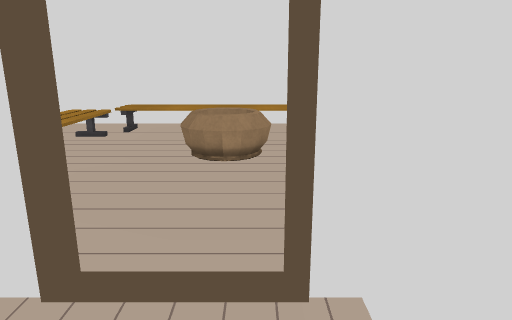
[1] (above)

13 first-person views from a walk through a scene from a Unity 3-D project. The camera is 1.4 m above the floor, tilts 14° down and sees 70° across. The floor is counted in squares, 0.5 m on a side. Each view is taken from the middle of a square. On the plan, view 1 faces up. The plan holds only what a view shows up to about 20 squares ahead; the rest is blank. The place goes on beyond the plan. The player is left out. Door leaves are left out, so doorways stand open. Some surface patterns are stand-ins.

[2]
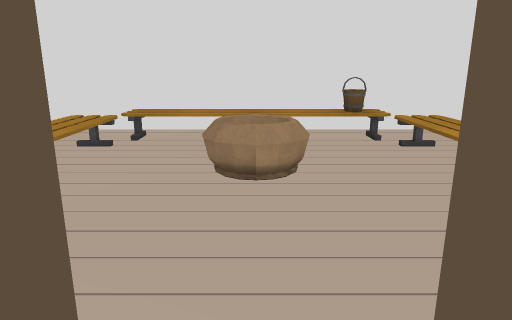

[3]
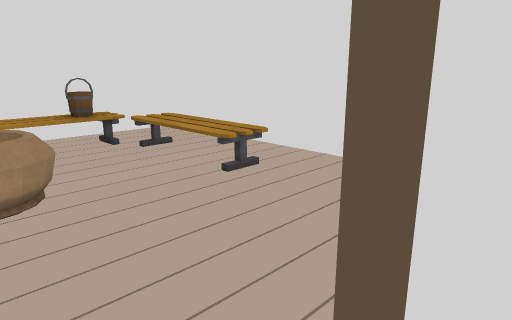

[4]
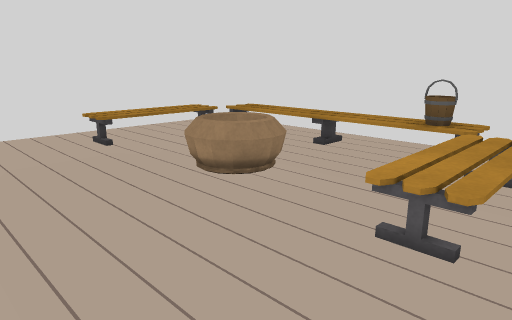

[5]
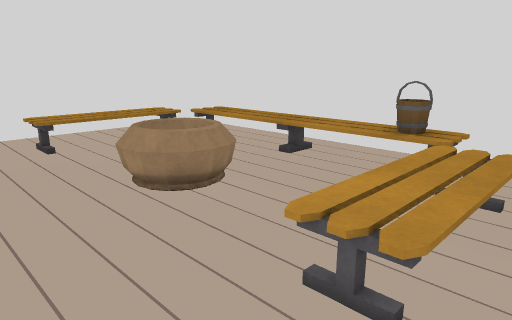

[6]
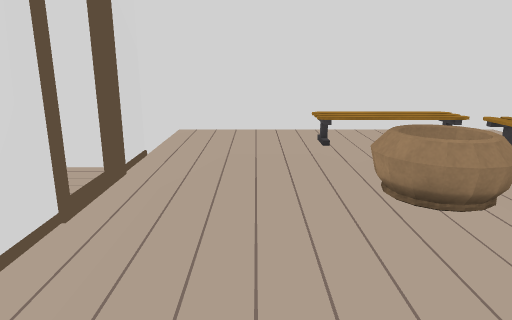

[7]
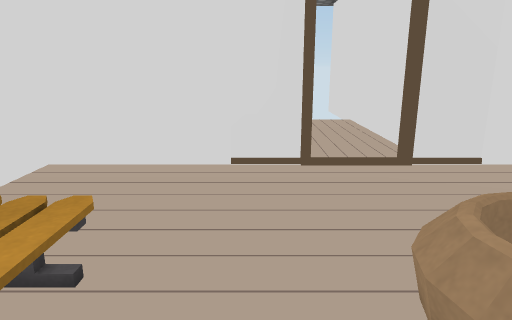

[8]
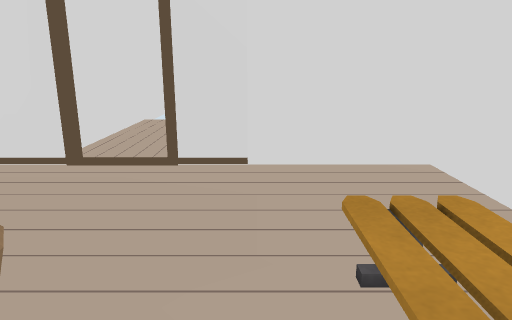

[9]
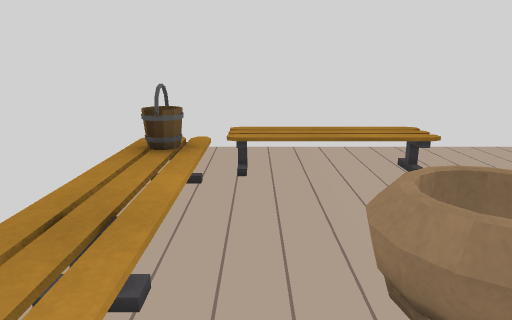

[10]
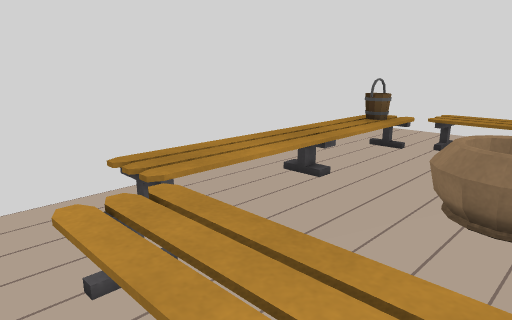

[11]
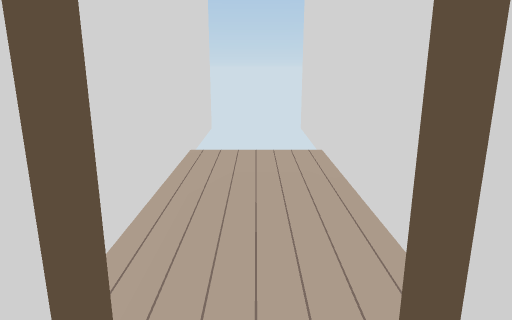

[12]
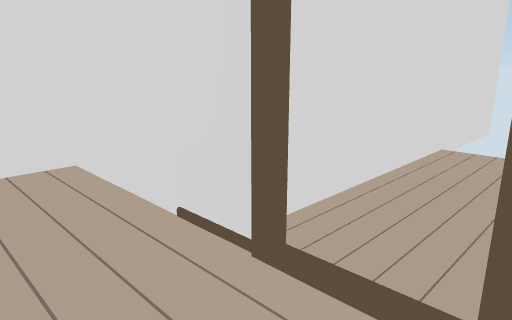

[13]
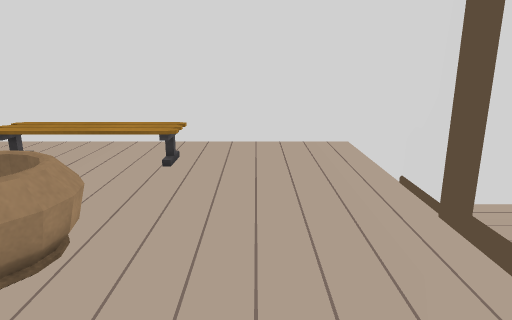

### Floor plan
Ten units are one square. View 1 is at (0, 0); x grows to the right and y downward. Boxes are objects, and circles mark ways between rooms. Rooms are numbered by the first view taken in them; rooms with no view inside come last. Other rooms are left out.
<svg viewBox="-108 -198 196 268">
<path fill="none" stroke="#000" d="M-34 -36 -34 65M-24 -41 -32 -41M13 65 13 -41M4 -43 83 -43 83 -193 -103 -193 -103 -43 -24 -43M-11 -107 -15 -108 -20 -111 -23 -116 -24 -121 -23 -130 -16 -134 -11 -135 -1 -134 3 -127 4 -121 3 -115 1 -112 -5 -108 -11 -107M-11 -109 -14 -110M-19 -113 -21 -117 -22 -121 -20 -128 -15 -132 -9 -133 -5 -133M1 -116 -1 -114 -5 -110 -12 -109 -21 -114M-22 -126 -19 -131M2 -127 2 -123 1 -114M-23 -128 -21 -131M-2 -130 1 -126"/>
<rect x="-85" y="-165" width="30" height="70" fill="#bbb"><title>bench</title></rect>
<rect x="-65" y="-185" width="50" height="30" fill="#bbb"><title>bench</title></rect>
<rect x="-15" y="-185" width="60" height="30" fill="#bbb"><title>bench</title></rect>
<rect x="25" y="-175" width="10" height="10" fill="#bbb"><title>bucket</title></rect>
<rect x="35" y="-165" width="30" height="70" fill="#bbb"><title>bench</title></rect>
<circle cx="-10" cy="-40" r="3" fill="#2a7"/>
<text x="-10" y="10">1</text>
<text x="-10" y="-100">2</text>
</svg>
Room 1 opens to room 2.

Where each view was taken, in squares from view 1:
view 1: 0 up, 0 right, facing up
view 2: 2 up, 1 left, facing up
view 3: 3 up, 2 left, facing up-right
view 4: 5 up, 7 right, facing up-left
view 5: 7 up, 7 right, facing up-left
view 6: 8 up, 7 right, facing left
view 7: 15 up, 2 right, facing down
view 8: 15 up, 5 left, facing down
view 9: 15 up, 5 left, facing right
view 10: 11 up, 9 left, facing up-right
view 11: 7 up, 1 left, facing down
view 12: 8 up, 3 left, facing down-right
view 13: 8 up, 6 left, facing right
